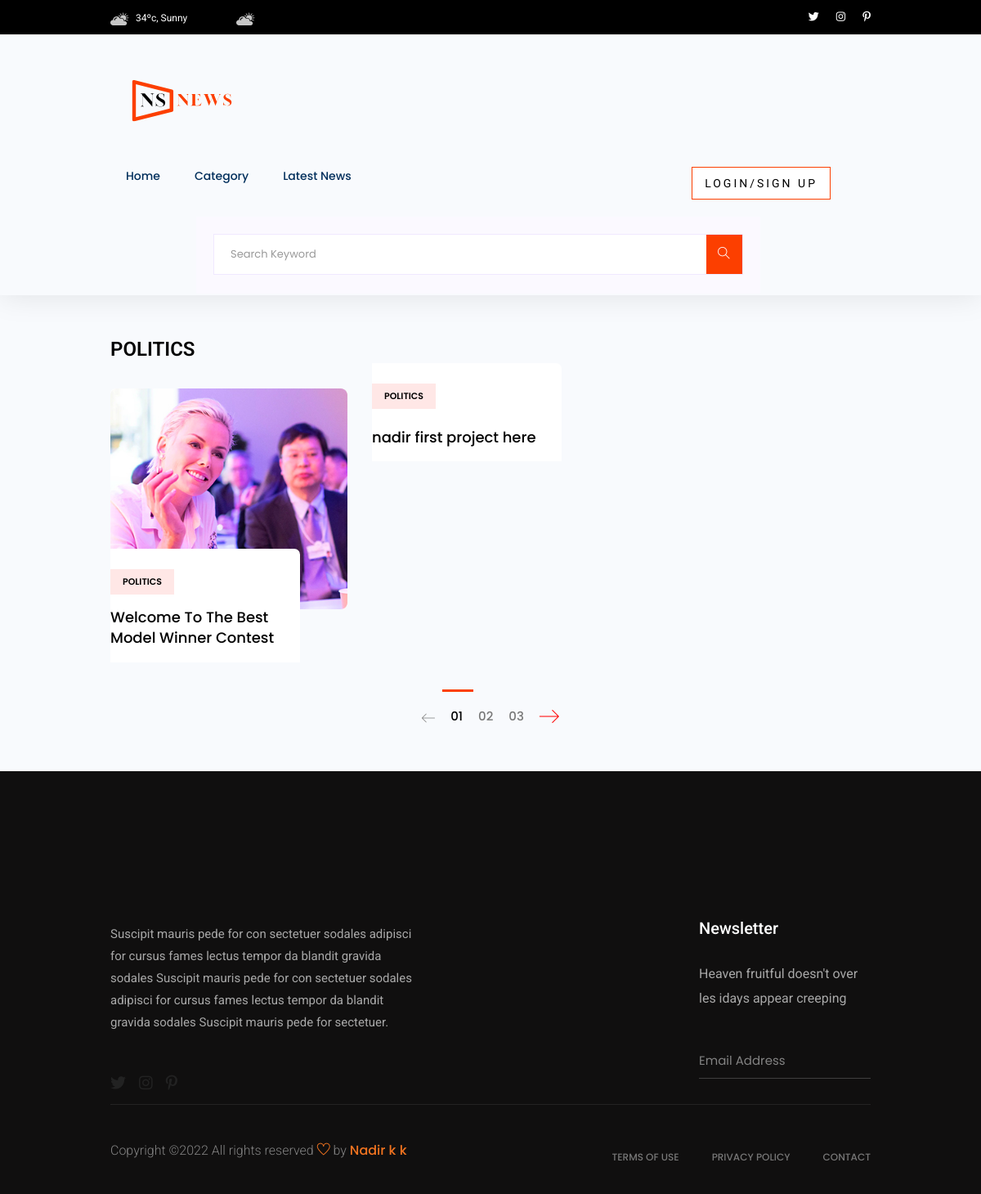
The app's page /topic/17ed267d-fcf5-4b23-91d4-ee4374633e54/, older data.
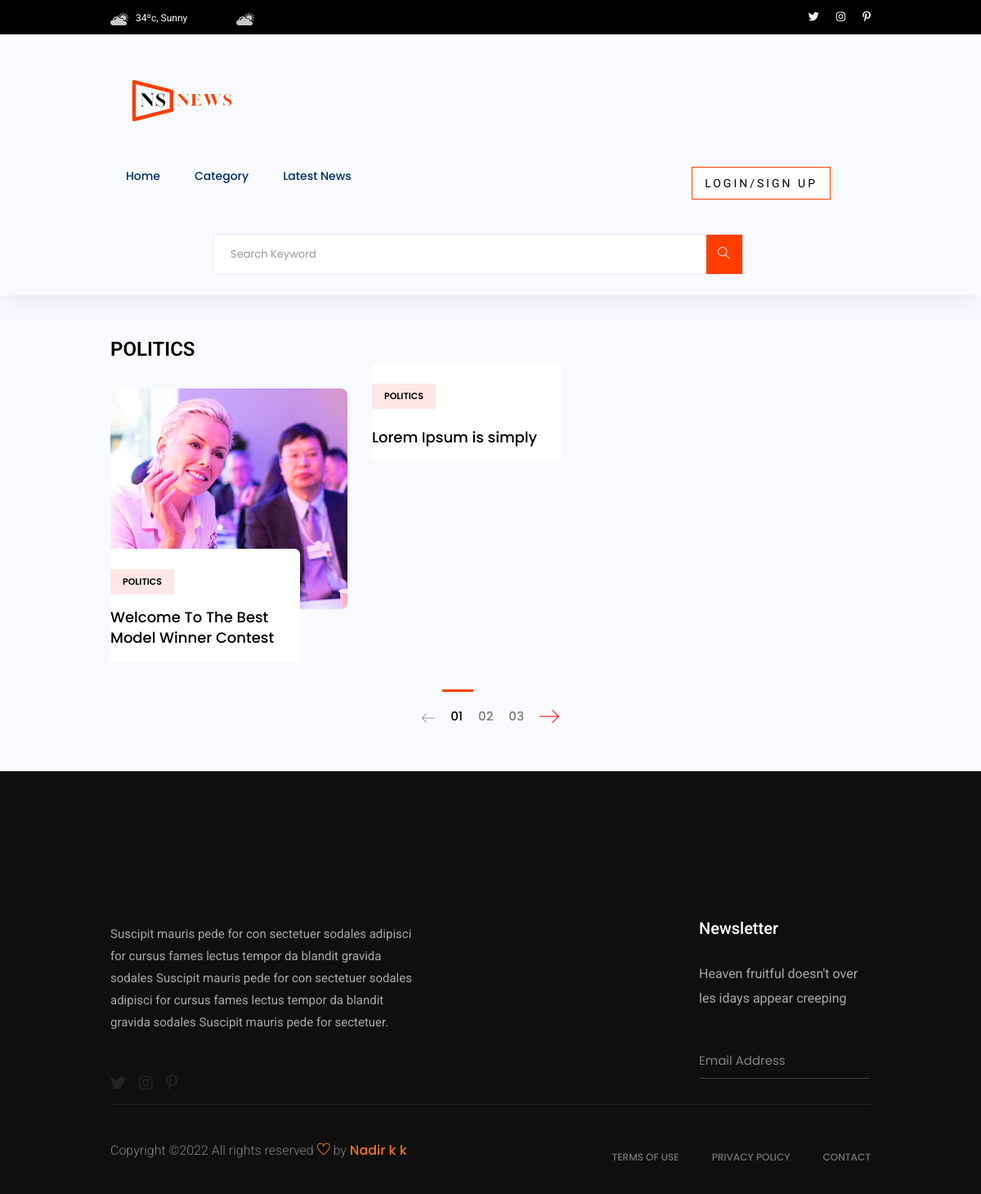
The same page, newer data.
### news/models.py (models this page shows, shortened)
class News(models.Model):
    owner = models.ForeignKey(
        Profile, null=True, blank=True, on_delete=models.CASCADE)
    title = models.CharField(max_length=200, null=True, blank=True)
    category = models.ForeignKey(Category, on_delete=models.CASCADE, null=True)
    description = models.TextField(null=True, blank=True)
    featured_image = models.ImageField(
        default='images/cat.jpg', null=True, blank=True
    )
    image_link = models.CharField(max_length=1000, null=True, blank=True)
    created = models.DateTimeField(auto_now_add=True)
    id = models.UUIDField(default=uuid.uuid4, unique=True,
                          primary_key=True, editable=False)

class Category(models.Model):
    id = models.UUIDField(default=uuid.uuid4, unique=True,
                          primary_key=True, editable=False)
    name = models.CharField(max_length=200)
    def __str__(self):
        return str(self.name)

### news/views.py (the view)
# urls.py: path('topic/<str:pk>/', views.Topic, name='topic'),
def Topic(request, pk):
    category_one = Category.objects.get(id=pk)
    categories = Category.objects.all()
    category_news = News.objects.filter(category=category_one)
    context = {
        'category_one': category_one,
        'news': category_news,
        'categories': categories
    }
    return render(request, 'category.html', context=context)

### templates/category.html
{% extends 'main.html' %}
{% load static %}
{% block content %}
    <main>
    <section class="whats-news-area pt-50 pb-20">
        <div class="container">
            <div class="row">
            <div class="col-lg-12">
                <div class="row d-flex justify-content-between">
                    <div class="col-lg-3 col-md-3">
                        <div class="section-tittle mb-30">
                            <h3>{{category_one.name}}</h3>
                        </div>
                    </div>
                </div>
                <div class="row">
                    <div class="col-12">
                        <div class="tab-content" id="nav-tabContent">
                            <div class="tab-pane fade show active" id="nav-home" role="tabpanel" aria-labelledby="nav-home-tab">
                                <div class="whats-news-caption">
                                    <div class="row">
                                        {% for news_one in news %}
                                        <div class="col-lg-4 col-md-4">
                                            <div class="single-what-news mb-100">
                                                <div class="what-img">
                                                    <a href="{% url 'single-news' news_one.id %}">
                                                    <img src="{{news_one.featured_image.url}}" alt="">
                                                    </a>
                                                </div>
                                                <div class="what-cap">
                                                    <span class="color1">{{news_one.category}}</span>
                                                    <h4><a href="{% url 'single-news' news_one.id %}">{{news_one.title}}</a></h4>
                                                </div>
                                            </div>
                                        </div>
                                        {% endfor %}
                                    </div>
                                </div>
                            </div>
                        </div>
                    </div>
                </div>
            </div>
            </div>
        </div>
    </section>
    <div class="pagination-area pb-45 text-center">
        <div class="container">
            <div class="row">
                <div class="col-xl-12">
                    <div class="single-wrap d-flex justify-content-center">
                        <nav aria-label="Page navigation example">
                            <ul class="pagination justify-content-start">
                              <li class="page-item"><a class="page-link" href="#"><span class="flaticon-arrow roted"></span></a></li>
                                <li class="page-item active"><a class="page-link" href="#">01</a></li>
                                <li class="page-item"><a class="page-link" href="#">02</a></li>
                                <li class="page-item"><a class="page-link" href="#">03</a></li>
                              <li class="page-item"><a class="page-link" href="#"><span class="flaticon-arrow right-arrow"></span></a></li>
                            </ul>
                          </nav>
                    </div>
                </div>
            </div>
        </div>
    </div>
    </main>
{% endblock content %}

Row changes from the older to the newer data that the page shows:
removed News: category "POLITICS", title "nadir first project here"
added News: category "POLITICS", title "Lorem Ipsum is simply"
